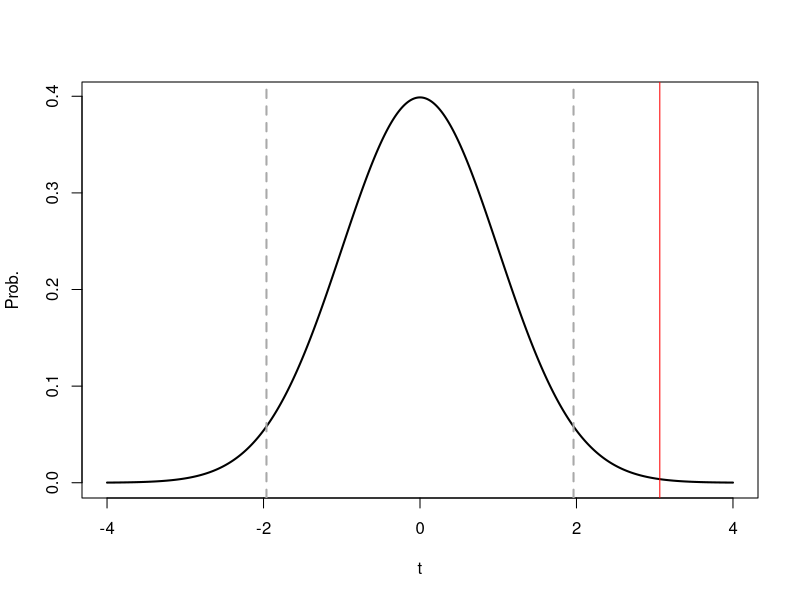
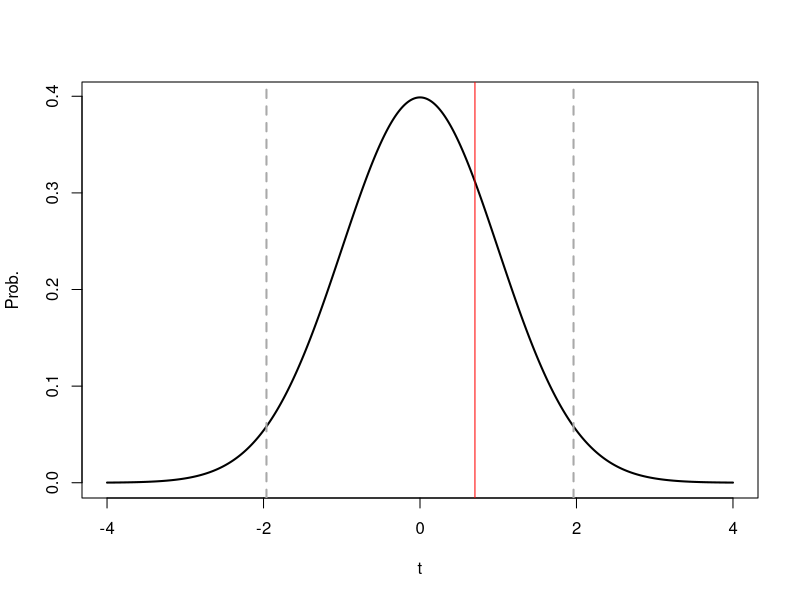

The R source for these figures, in order:
##############################################
## ECON 310/318/343/346 NEIU
## Understanding Regression Coefficients
##############################################
# Generate data for regression
set.seed(1)
x<-rnorm(1000)
y<-12*x+rnorm(1000,0,130) # related a little to x
z<-rnorm(1000,5,2) # totally independent

# Run regression
reg<-lm(y~x+z)
summary(reg)
coeffs<-summary(reg)[4] # to use on graph
bx<-coeffs$coefficients[2,1] #beta (coefficient)
bz<-coeffs$coefficients[3,1]
sx<-coeffs$coefficients[2,2] # standard error
sz<-coeffs$coefficients[3,2]

# Plot t-distribution
x1<-seq(-4,4,length=1000)
df<-reg$df.residual
y1<-dt(x1,df)
q5<-qt(0.975,df) #critical value for beta/se at 5%
q5

plot(x1,y1,type = "l",lwd=2,ylab="Prob.",xlab="t") # basic curve
abline(v=qt(0.975,df),lty=2,lwd=2,col="dark gray") # +0.025
abline(v=qt(0.025,df),lty=2,lwd=2,col="dark gray") # -0.025

# test x: is significant
abline(v=bx/sx,col="red") # t-stat
bx/sx # (beta - zero)/se
2*(1-pt(bx/sx,df)) # p-value
coeffs$coefficients[2,] # show results to compare

# test z: is not significant
plot(x1,y1,type = "l",lwd=2,ylab="Prob.",xlab="t") # basic curve
abline(v=qt(0.975,df),lty=2,lwd=2,col="dark gray") # +0.025
abline(v=qt(0.025,df),lty=2,lwd=2,col="dark gray") # -0.025
abline(v=bz/sz,col="red")
bz/sz
2*(1-pt(bz/sz,df))
coeffs$coefficients[3,] # show results to compare

# also 95% Confidence Intervals
bands<-rbind(c(bx-q5*sx,bx+q5*sx),c(bz-2*sz,bz+2*sz))
rownames(bands)<-c("x","z")
colnames(bands)<-c("-2se","+2se")
round(bands,3) #not used that much

# Now look again at results
summary(reg)
# coeffs/se/t/p
# R-squared
# Everything else

# test Hypothesis that bx = 12
stat12<-(bx-12)/sx
stat12
2*(1-pt(stat12,df)) # not significant


# Interpret this!
z1<--1.5*y+rnorm(1000,0,400) # new z that is related
summary(lm(y~x+z1))

